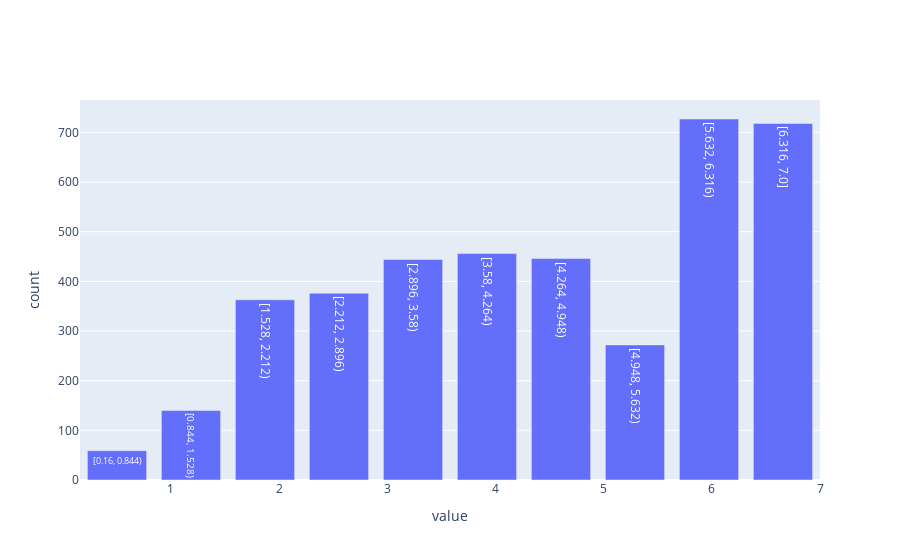

The notebook cell this image was saved under:
### Code cell
results.pandas_api()['take_rate'].hist()

### Figure 1 — Plotly figure (JSON) as saved in the notebook; plotly's stock layout.template omitted (floating-point values rounded to 4 significant figures)
{"data": [{"hovertemplate": "variable=take_rate<br>value=%{text}<br>count=%{y}", "name": "take_rate", "text": ["[0.16, 0.844)", "[0.844, 1.528)", "[1.528, 2.212)", "[2.212, 2.896)", "[2.896, 3.58)", "[3.58, 4.264)", "[4.264, 4.948)", "[4.948, 5.632)", "[5.632, 6.316)", "[6.316, 7.0]"], "type": "bar", "x": [0.502, 1.186, 1.87, 2.554, 3.238, 3.922, 4.606, 5.29, 5.974, 6.658], "y": [59, 140, 363, 376, 444, 456, 446, 272, 727, 718]}], "layout": {"barmode": "stack", "xaxis": {"title": {"text": "value"}}, "yaxis": {"title": {"text": "count"}}}}
